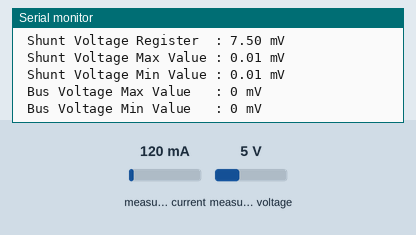
A sketch run on a simulated Arduino Uno, built with avr-gcc and run on an emulated ATmega328P. On the bench: the last lines printed to the serial monitor. Wiring (inferred from the names in the program): INA219 current sensor at I2C address 0x40. The inputs (shaded band) are chosen by the test bench; at power-on: measured current 120 mA, measured voltage 5 V.

Above: at 6.3 s.
6.4 s: measured current set to 40 mA
At 7.26 s:
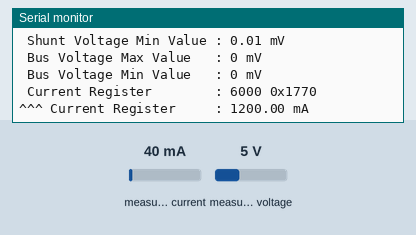
7.9 s: measured voltage set to 0.3 V
9.4 s: measured current set to 500 mA
At 9.4 s:
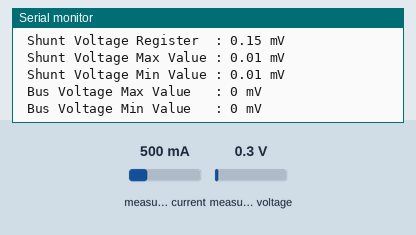
Timing chart, 0 to 12.4 s (numbered marks = the images above; inputs shaded):
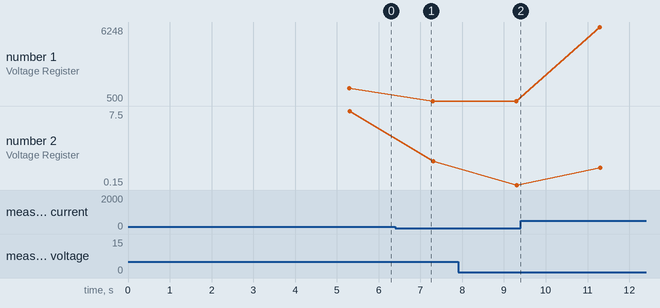

Measured:
- plotted number 1: 1500 → 500 after the input at 6.4 s, 500 → 6248 after the input at 9.4 s
- plotted number 2: 7.5 → 2.5 after the input at 6.4 s, 2.5 → 0.15 after the input at 7.9 s, 0.15 → 1.88 after the input at 9.4 s

The sketch:

P42_INA209_rev2.ino
```cpp
// (licence header left out)
// Pier 42 Watt-A-Live Shield/Wing

// Last change: 2019/Nov/15

// https://www.tindie.com/stores/pier42/
// https://hackaday.io/project/166326-watt-a-live-power-monitor-shield-wing
// https://github.com/wolfgangfriedrich/P42-Watt-A-Live

//#define SoftSer

#include <Wire.h>		// I2C library
//#include <Serial.h>		// UART library
#include "TI_INA209.h"
#ifdef SoftSer
 #include <SoftwareSerial.h>

 SoftwareSerial mySerial(4, 5); // RX, TX
#endif

TI_INA209 ina209_40( 0x40, SHUNT_R );		// instantiate ina209_40 of class INA209 with I2C address 0x40. Address depends on set resistors.
										// Set shunt resistor value.

unsigned long ActionTime = 10000;
word smbus_mask = MWOV | MWUV | MWP | MWSP | MWSN | MCRITP | MCRITN ;										// Set no bits for the warning flag
//word smbus_mask = MWOV | MWUV | MWP | MWSP | MWSN | MCRITP | MCRITN | SMAEN | OLEN | CREN | WRNEN;		// Set all bits for the warning flag
//word smbus_mask = MWOV | MWUV | MWP | MWSP | MWSN | MCRITP | MCRITN | WRNEN;			// Warning
//word smbus_mask = MWOV | MWUV | MWP | MWSP | MWSN | MCRITP | MCRITN | OLEN;			// Overlimit only
//word smbus_mask = MWOV | MWUV | MWP | MWSP | MWSN | MCRITP | MCRITN | CREN;			// Critical only
//word smbus_mask = MWOV | MWUV | MWP | MWSP | MWSN | MCRITP | MCRITN | SMAEN;			// SMBus Alert only

word smbus_alert, last_smbus_alert;

byte warn_pin_status = 0;
byte alert_pin_status = 0;
byte over_pin_status = 0;
byte critical_pin_status = 0;
byte gpio_pin_status = 0;

byte toggle = 0;


void setup() {

word testword = 0;

	Wire.begin();
	Serial.begin(115200);


#ifdef SoftSer
	mySerial.begin(38400);
	mySerial.println("Hello, world?");
#endif

	delay(5000);

//	pinMode (WARN_PIN, INPUT);

//	testword = BRNG | (PGA & PGAdiv8) | (BADC & BADC12b)| (SADC & SADC12b) | MODE_SBV_CONT;
//	Serial.print(F(" Test word : 0x"));
//	Serial.println(testword,HEX );

	ina209_40.writeWord ( CONFIG_REG , BRNG | (PGA & PGAdiv8) | (BADC & BADC12b)| (SADC & SADC12b) | MODE_SBV_CONT );

//	Serial.print(F(" Configuration Register : 0x"));
//	Serial.println(ina209_40.readWord( CONFIG_REG ),HEX );

	ina209_40.writeWord ( CALIBRATION_REG , CALIB_VALUE );

//	Serial.print(F(" Calibration Register : 0x"));
//	Serial.println(ina209_40.readWord( CALIBRATION_REG ),HEX );

	// Set the warning/limit registers and configure the warning pin
	ina209_40.writeWord ( SHUNT_V_POSWARN_REG , 3000 );	// full-scale range = ±320mV, 15-bit + sign, LSB = 10µV
	ina209_40.writeWord ( SHUNT_V_NEGWARN_REG , 1000 );	// full-scale range = ±320mV, 15-bit + sign, LSB = 10µV
	ina209_40.writeWord ( POWER_WARN_REG , 6000 );			// Full-scale range and LSB are set by the Calibration Reg. Power = (Current * BusVoltage)/5000
	ina209_40.writeWord ( BUS_OVER_V_WARN_REG , 16000 | !WPL | !WNL );	// in 4mV LSB shifted 3 bits up (8V => 8000/4*8 = 16000) + warn pin polarity and latch
	ina209_40.writeWord ( BUS_UNDER_V_WARN_REG , 7000 );	// in 4mV LSB shifted 3 bits up (3.5V => 3500/4*8 = 7000)

	ina209_40.writeWord ( BUS_OV_LIMIT_REG, 18000 | !OLP | !OLL );		// 9V -> set 9000*2 = 18000 + over pin polarity and latch
	ina209_40.writeWord ( BUS_UV_LIMIT_REG, 4000 );		// 2V -> set 2000*2 = 4000
	ina209_40.writeWord ( POWER_LIMIT_REG, 10000 );		//

	ina209_40.writeWord ( CRIT_DACP_REG, 10240 | !CP | CHYST14MV | !CRL  );		// Full scale is 255mV, LSB = 1mV, upper 8 bit, 40mV : 40<<8 = 10240
	ina209_40.writeWord ( CRIT_DACN_REG, 10240 | CF000 | WD00 );		// no sign, DAC comparator output filter, delay for warning pin

	ina209_40.writeWord ( SMBUS_REG , smbus_mask );

	Serial.println(F(" TI INA209 Demo\r\n"));
	Serial.print(F(" Shunt value [Ohm] : "));
	Serial.println(SHUNT_R );
#ifdef SoftSer
	mySerial.println(F(" TI INA209 Demo\r\n"));
	mySerial.print(F(" Shunt value [Ohm] : "));
	mySerial.println(SHUNT_R );
#endif

	Serial.print(F(" Shunt value [Ohm] : "));
	Serial.println(SHUNT_R );


	Serial.print(F(" Configuration Register : 0x"));
	Serial.println(ina209_40.readWord( CONFIG_REG ),HEX );
	delay(100);
	Serial.print(F(" Calibration Register : 0x"));
	Serial.println(ina209_40.readWord( CALIBRATION_REG ),HEX );

	// reset and clear peak-hold registers by writing 1 into D0 bit of the respective register
	ina209_40.writeWord ( SHUNT_V_POSPEAK_REG, 0x0001 );
	ina209_40.writeWord ( SHUNT_V_NEGPEAK_REG, 0x0001 );
	ina209_40.writeWord ( BUS_V_MAX_REG, 0x0001 );
	ina209_40.writeWord ( BUS_V_MIN_REG, 0x0001 );
	ina209_40.writeWord ( POWER_PEAK_REG, 0x0001 );

	// set warning watchdog registers
	// values above these settings trigger flags in the status register and activate the warning pin.
	Serial.print(F(" SMBUS Alert Register : 0x"));
	Serial.println(ina209_40.readWord( SMBUS_REG ),HEX );

	ina209_40.pinMode209 ( OUTPUT );

	//Serial.print(F(" Critical DAC+ Register : 0x"));
	//Serial.println(ina209_40.readWord( CRIT_DACP_REG ),HEX );


	Serial.println("");

}


void loop() {

const long INTERVAL1000MSEC = 1000;
const long INTERVAL10SEC = 10000;
const long INTERVAL2SEC = 2000;
byte incomingByte = 0;
uint16_t value = 0;
float average;
uint8_t i;


unsigned long CurrentTime = millis();

//Serial.print(CurrentTime );
//Serial.print(" ");
//Serial.println(ActionTime);


	CurrentTime = millis();

	if ( ( (CurrentTime - ActionTime) >= INTERVAL2SEC) || (Serial.available() != 0) )
//	if ( (  Serial.available() != 0) )

	{

		if (Serial.available() != 0)
			incomingByte = Serial.read();

		ActionTime = CurrentTime;

		if (toggle == 0) {
			toggle = 1;
			ina209_40.digitalWrite209 ( HIGH );
		}
		else {
			toggle = 0;
			ina209_40.digitalWrite209 ( LOW );
		}

		Serial.println("");
#ifdef SoftSer
		mySerial.println("");
#endif
//		Serial.print(F(" Current Register        : "));
//		value = ina209_40.readWord (CURRENT_REG );
//		if ((value & 0x8000) == 0x0000) {
//			Serial.print( ( value ) * 0.01 / SHUNT_R );
//		}
//		else {
//			Serial.print( "-");
//			Serial.print( ( (value ^ 0xffff) +1  ) * 0.01 / SHUNT_R  );
//		}
//		Serial.println(F(" mA"));

		Serial.print(F(" Current Register        : "));
		value = ina209_40.readWord (CURRENT_REG );
		Serial.print( value );
		Serial.print(F(" 0x"));
		Serial.println( value, HEX );


		average = 0;
		Serial.print(F("^^^ Current Register     : "));
		for (i=0; i<100; i++) {
			average = average + ina209_40.getCurrent( SHUNT_R );
			delay (1);
		}
		average = average / i;
		Serial.print( average );
//		Serial.print( ina209_40.getCurrent( SHUNT_R ) );
#ifdef SoftSer
		mySerial.print(F("^^^ Current Register     : "));
		mySerial.print( ina209_40.getCurrent( SHUNT_R ) );
#endif
		if (SHUNT_R >= 1) {
			Serial.println(F(" uA"));
#ifdef SoftSer
			mySerial.println(F(" uA"));
#endif
		}
		else {
			Serial.println(F(" mA"));
#ifdef SoftSer
			mySerial.println(F(" mA"));
#endif
		}

//		Serial.print(F(" Bus Voltage Register    : "));
//		Serial.print( (ina209_40.readWord( BUS_V_REG ) >>3) *0.004 );
//		Serial.println(F(" V"));

		Serial.print(F("^^^ Bus Voltage Register : "));
		Serial.print( ina209_40.getVoltage() );
		Serial.println(F(" mV"));
#ifdef SoftSer
		mySerial.print(F("^^^ Bus Voltage Register : "));
		mySerial.print( ina209_40.getVoltage() );
		mySerial.println(F(" mV"));
#endif

//		Serial.print(F(" Power Register          : "));
//		Serial.print(ina209_40.readWord( POWER_REG ) * 0.0002 / SHUNT_R );
//		Serial.println(F(" W"));

		Serial.print(F("^^^ Power Register       : "));
		Serial.print(ina209_40.getPower( SHUNT_R ) );
#ifdef SoftSer
		mySerial.print(F("^^^ Power Register       : "));
		mySerial.print(ina209_40.getPower( SHUNT_R ) );
#endif
		if (SHUNT_R >= 1) {
			Serial.println(F(" mW"));
#ifdef SoftSer
			mySerial.println(F(" mW"));
#endif
		}
		else {
			Serial.println(F(" W"));
#ifdef SoftSer
			mySerial.println(F(" W"));
#endif
		}

		Serial.print(F(" Shunt Voltage Register  : "));
		value = ina209_40.readWord (SHUNT_V_REG );
		if ((value & 0x8000) == 0x0000) {
			Serial.print( ( value ) * 0.01 );
		}
		else {
			Serial.print( "-");
			Serial.print( ( (value ^ 0xffff) +1  ) * 0.01 );
		}
		Serial.println(F(" mV"));

		Serial.print(F(" Shunt Voltage Max Value : "));
		Serial.print( (ina209_40.readWord (SHUNT_V_POSPEAK_REG ) ) *0.01 );
		Serial.println(F(" mV"));

		Serial.print(F(" Shunt Voltage Min Value : "));
		value = ina209_40.readWord (SHUNT_V_NEGPEAK_REG );
		if ((value & 0x8000) == 0x0000) {
			Serial.print( ( value ) *0.01 );
		}
		else {
			Serial.print( "-" );
			Serial.print( ( (value ^ 0xffff) +1  ) *0.01 );
		}
			Serial.println(F(" mV"));


		Serial.print(F(" Bus Voltage Max Value   : "));
		Serial.print(ina209_40.readWord( BUS_V_MAX_REG ) >>1 );
		Serial.println(F(" mV"));

		Serial.print(F(" Bus Voltage Min Value   : "));
		Serial.print(ina209_40.readWord( BUS_V_MIN_REG ) >>1 );
		Serial.println(F(" mV"));

//		Serial.print(F(" Power Max Value         : "));
//		Serial.print(ina209_40.readWord( POWER_PEAK_REG ) *20 *SHUNT_R );
//		Serial.println(F(" mW"));
//		Serial.println("");

	}
	else {

/*		// Warn register functions
		smbus_alert = ina209_40.readWord ( STATUS_REG ) & smbus_mask;

		if (smbus_alert != last_smbus_alert ) {

			last_smbus_alert = smbus_alert;

//			Serial.print(F(" Status Register : 0x"));
//			Serial.println( smbus_alert, HEX );

			if ( smbus_alert & WOV) {				// Warning bus positive
				Serial.println (F(" !Warning Bus Voltage over"));
			}
			else if ( smbus_alert & WUV) {				// Warning bus negative
				Serial.println (F(" !Warning Bus Voltage under"));
			}
			else if ( smbus_alert & WP) {				// Warning power
				Serial.println (F(" !Warning Power"));
			}
			else if ( smbus_alert & WSP) {				// Warning shunt positive
				Serial.println (F(" !Warning positive Shunt Voltage"));
			}
			else if ( smbus_alert & WSN) {				// Warning shunt negative
//				Serial.println (F(" !Warning negative Shunt Voltage"));
			}
			else if ( smbus_alert & OLOV) {				// Overlimit over voltage
				Serial.println (F(" !!Limit Over Voltage"));
			}
			else if ( smbus_alert & OLUV) {				// Overlimit under voltage
				Serial.println (F(" !!Limit Under Voltage"));
			}
			else if ( smbus_alert & OLP) {				// Overlimit power
				Serial.println (F(" !!Limit Power"));
			}
			else if ( smbus_alert & CRITP) {			// Critical Shunt Positive Voltage
				Serial.println (F(" !!!Critical DAC+"));
			}
			else if ( smbus_alert & CRITN) {			// Critical Shunt Negative Voltage
				Serial.println (F(" !!!Critical DAC-"));
			}


			else if ( smbus_alert == 0 ) {				// All warning bits clear
				Serial.println (F(" -No Warning - All Clear."));
			}
			else  {				// Other cases.
				Serial.print (F(" !Warning unexpected value 0x"));
				Serial.println( smbus_alert, HEX );
			}
		}

		delay (10);
*/
	}

/*
	// All pins are active low.
	// Warn pin
	if (digitalRead (WARN_PIN) && (warn_pin_status == 0)) {
		warn_pin_status = 1;
		Serial.println (F(" >Warning pin clear"));
	}
	else if (digitalRead (WARN_PIN))
		warn_pin_status = 1;
	else if (!digitalRead (WARN_PIN) && (warn_pin_status == 1)) {
		warn_pin_status = 0;
		Serial.println (F(" >Warning pin set"));
	}
	else
		warn_pin_status = 0;

	// Alert pin
	if (digitalRead (ALERT_PIN) && (alert_pin_status == 0)) {
		alert_pin_status = 1;
		Serial.println (F(" >Alert pin clear"));
	}
	else if (digitalRead (ALERT_PIN))
		alert_pin_status = 1;
	else if (!digitalRead (ALERT_PIN) && (alert_pin_status == 1)) {
		alert_pin_status = 0;
		Serial.println (F(" >Alert pin set"));
	}
	else
		alert_pin_status = 0;

	// Overlimit pin
	if (digitalRead (OVER_PIN) && (over_pin_status == 0)) {
		over_pin_status = 1;
		Serial.println (F(" >>Overlimit pin clear"));
	}
	else if (digitalRead (OVER_PIN))
		over_pin_status = 1;
	else if (!digitalRead (OVER_PIN) && (over_pin_status == 1)) {
		over_pin_status = 0;
		Serial.println (F(" >>Overlimit pin set"));
	}
	else
		over_pin_status = 0;

	// Critical pin
//	if (digitalRead (CRIT_PIN) && (critical_pin_status == 0)) {
//		critical_pin_status = 1;
//		Serial.println (F(" >>>Critical pin clear"));
//	}
//	else if (digitalRead (CRIT_PIN))
//		critical_pin_status = 1;
//	else if (!digitalRead (CRIT_PIN) && (critical_pin_status == 1)) {
//		critical_pin_status = 0;
//		Serial.println (F(" >>>Critical pin set"));
//	}
//	else
//		critical_pin_status = 0;


	// GPIO pin
	if (((ina209_40.readWord ( CRIT_DACP_REG ) & GP) == GP) && (gpio_pin_status == 0)) {
		gpio_pin_status = 1;
		Serial.println (F(" >>>GPIO pin set"));
	}
	else if (((ina209_40.readWord ( CRIT_DACP_REG ) & GP) == 0) && (gpio_pin_status == 1)) {
		gpio_pin_status = 0;
		Serial.println (F(" >>>GPIO pin clear"));
	}
	else
		gpio_pin_status = gpio_pin_status;

*/


}
```

ti_ina209.cpp
```cpp
// (licence header left out)
// Pier 42 Watt-A-Live Shield/Wing

// Last change: 2019/Oct/22

// https://www.tindie.com/stores/pier42/
// https://hackaday.io/project/166326-watt-a-live-power-monitor-shield-wing
// https://github.com/wolfgangfriedrich/P42-Watt-A-Live


#include "TI_INA209.h"
//#include <Arduino.h>


//<<constructor>>
TI_INA209::TI_INA209(byte address, float shunt) {
	ina209_addr = address;
	shunt_f = shunt;

	pinMode (WARN_PIN,  INPUT);
	pinMode (ALERT_PIN, INPUT);
	pinMode (OVER_PIN,  INPUT);
	pinMode (CRIT_PIN,  INPUT);

}

// read a word from the register
word TI_INA209::readWord( byte reg_addr) {

byte MSB = 0;
byte LSB = 0;

	Wire.beginTransmission(ina209_addr);
	Wire.write(reg_addr);
	Wire.endTransmission();
	Wire.beginTransmission(ina209_addr);
	Wire.requestFrom(ina209_addr, 2);    // read 2 bytes from register
	MSB = Wire.read();
	LSB = Wire.read();
	Wire.endTransmission();
	return word(MSB,LSB);
}

// write a word into the register pointed
void TI_INA209::writeWord( byte reg_addr , word data) {
	Wire.beginTransmission(ina209_addr);
	Wire.write(reg_addr);
	Wire.write(highByte(data));
	Wire.write(lowByte(data));
	Wire.endTransmission();
}

// set the GPIO pin on the INA209 to the selected mode
void TI_INA209::pinMode209 ( uint8_t mode ) {

	if (mode == INPUT) {
		writeWord ( CRIT_DACP_REG, readWord ( CRIT_DACP_REG ) | GPMIN  );
	}
	else if (mode == OUTPUT) {
		writeWord ( CRIT_DACP_REG, (readWord ( CRIT_DACP_REG ) & !GPM) | GPMOUT0  );
	}
	else
		return;

	return;
}

// set the state of the GPIO pin on the INA209
void TI_INA209::digitalWrite209 ( uint8_t value ) {

	if (value == HIGH) {
		writeWord ( CRIT_DACP_REG, readWord ( CRIT_DACP_REG ) | GPMOUT1  );
		// Serial.print("<1>");
	}
	else if (value == LOW) {
		writeWord ( CRIT_DACP_REG, (readWord ( CRIT_DACP_REG ) & !GPM) | GPMOUT0  );
		// Serial.print("<0>");
	}
	else
		return;

	return;
}

// read the state of the GPIO pin on the INA209
uint8_t  TI_INA209::digitalRead209 ( void ) {

	if ( readWord ( CRIT_DACP_REG ) & GP == 0 ) {
		return LOW;
	}
	else {
		return HIGH;
	}
}

// return current value in human readable form
float	TI_INA209::getCurrent ( float shunt_f ) {

	uint16_t value;
	float return_value;

		value = readWord (CURRENT_REG );
		if ((value & 0x8000) == 0x0000) {
			if (shunt_f >= 1)
				return_value = value  * 0.01 / shunt_f * 1000;
			else
				return_value = value * 0.01 / shunt_f  ;
		}
		else {
			if (shunt_f >= 1)
				return_value =  -( (value ^ 0xffff) +1  ) * 0.01 / shunt_f * 1000;
			else
				return_value =  -( (value ^ 0xffff) +1  ) * 0.01 / shunt_f  ;
		}

//		Serial.print(F(" Current Register        : "));
//		Serial.print( return_value );
//		Serial.print( "-");
//		Serial.println(F(" mA"));

	return return_value;
}

// return voltage value in human readable form
	uint16_t	TI_INA209::getVoltage ( void ) {

	uint16_t return_value;

		return_value = ( (readWord( BUS_V_REG ) >>3) *4 );

//		Serial.print(F(" Bus Voltage Register    : "));
//		Serial.print(return_value);
//		Serial.println(F(" V"));

	return return_value;
}

// return power value in human readable form
	float	TI_INA209::getPower ( float shunt_f ){

	float return_value;

		if (shunt_f >= 1)
			return_value = readWord( POWER_REG ) * 0.0002 / shunt_f * 1000;
		else
			return_value = readWord( POWER_REG ) * 0.0002 / shunt_f;

//		Serial.print(F(" Power Register          : "));
//		Serial.print( return_value );
//		Serial.println(F(" W"));

	return return_value;
}
```

Source omitted: ti_ina209.h (11418 bytes)
